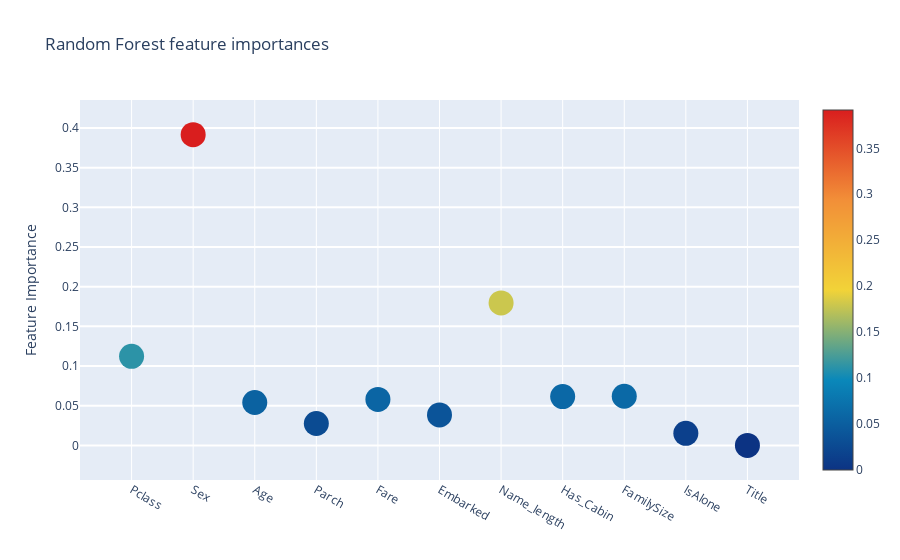
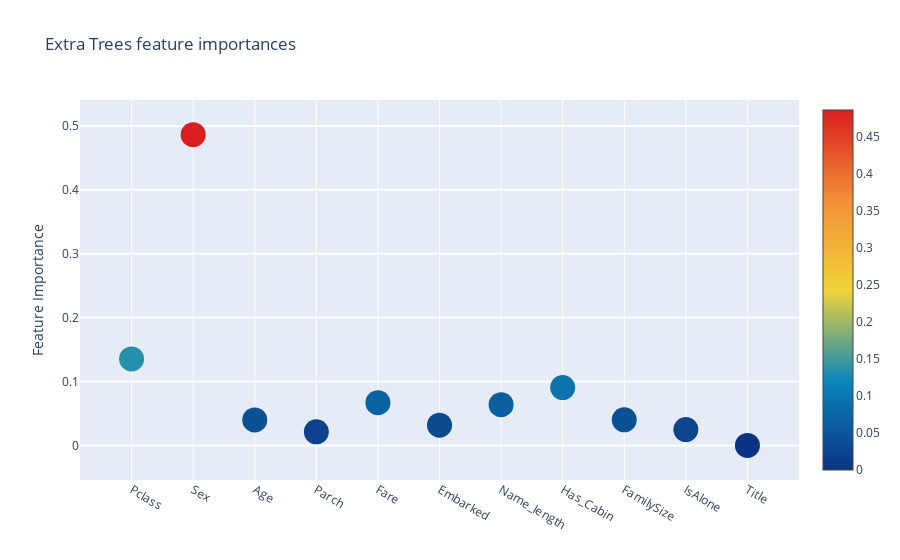
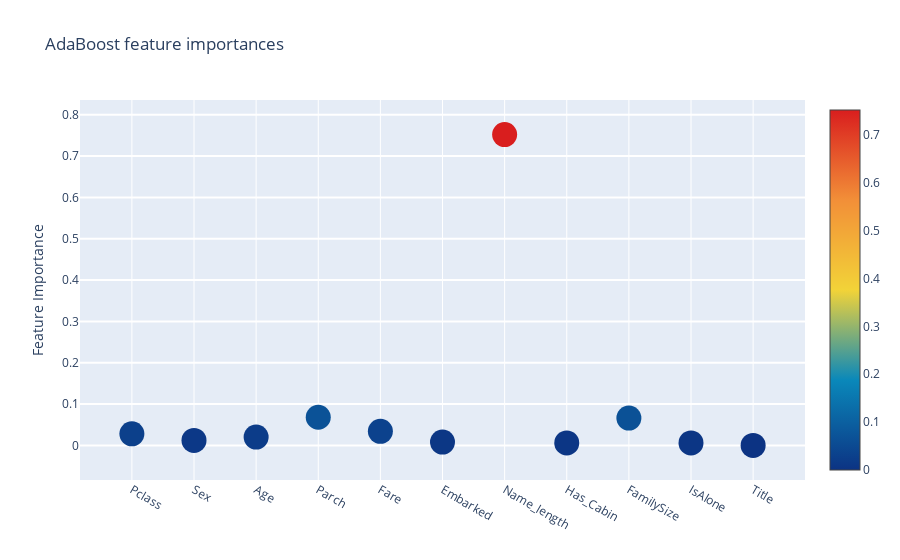
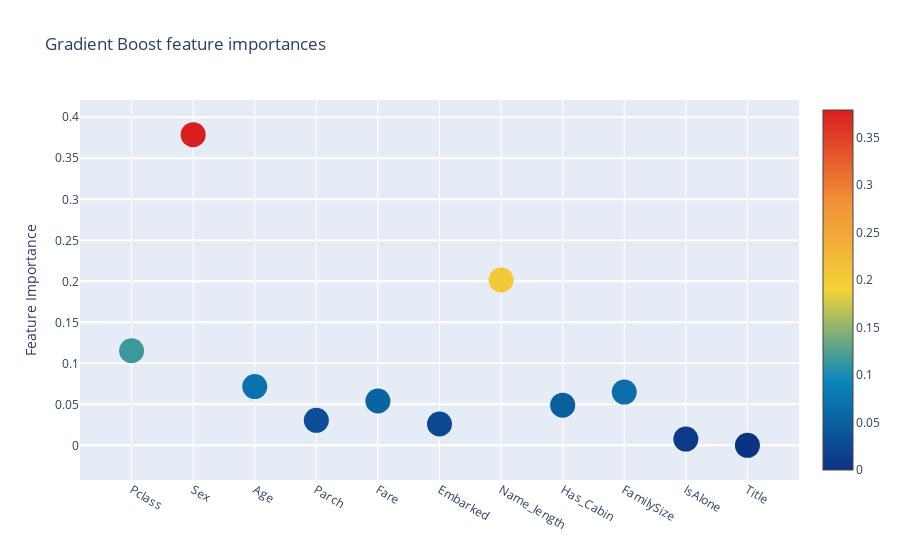

Write notebook code for charts like these, in order.
### Code cell
# # Scatter plot
# trace = go.Scatter(
#     y = feature_dataframe['Random Forest feature importances'].values,
#     x = feature_dataframe['features'].values,
#     mode='markers',
#     marker=dict(
#         sizemode='diameter',
#         sizeref=1,
#         size=25,
#         # size=feature_dataframe['AdaBoost feature importances'].values,
#         # color=np.random.randn(500), # set color equal to a variable
#         color=feature_dataframe['Random Forest feature importances'].values,
#         colorscale='Portland',
#         showscale=True
#     ),
#     text=feature_dataframe['features'].values
# )
# data = [trace]

# layout = go.Layout(
#     autosize=True,
#     title='Random Forest Feature Importance',
#     hovermode='closest',
#     # xaxis=dict(
#     #     tilte='Pop',
#     #     ticklen=5,
#     #     zeroline=False,
#     #     gridwidth=2
#     # ),
#     yaxis=dict(
#         title='Feature Importance',
#         ticklen=5,
#         gridwidth=2
#     ),
#     showlegend=False
# )
# fig = go.Figure(data=data, layout=layout)
# py.iplot(fig, filename='scatter2010')

# # Scatter plot
# trace = go.Scatter(
#     y=feature_dataframe['Extra Trees feature importances'].values,
#     x=feature_dataframe['features'].values,
#     mode='markers',
#     marker=dict(
#         sizemode='diameter',
#         sizeref=1,
#         size=25,
#         # size=feature_dataframe['AdaBoost feature importances'].values,
#         # color=np.random.randn(500), # set color equal to a variable
#         color=feature_dataframe['Extra Trees feature importances'].values,
#         colorscale='Portland',
#         showscale=True
#     ),
#     text=feature_dataframe['features'].values
# )
# data = [trace]

# layout = go.Layout(
#     autosize=True,
#     title='Extra Trees Feature Importance',
#     hovermode='closest',
#     # xaxis=dict(
#     #     tilte='Pop',
#     #     ticklen=5,
#     #     zeroline=False,
#     #     gridwidth=2
#     # ),
#     yaxis=dict(
#         title='Feature Importance',
#         ticklen=5,
#         gridwidth=2
#     ),
#     showlegend=False
# )
# fig = go.Figure(data=data, layout=layout)
# py.iplot(fig, filename='scatter2010')

# # Scatter plot
# trace = go.Scatter(
#     y=feature_dataframe['AdaBoost feature importances'].values,
#     x=feature_dataframe['features'].values,
#     mode='markers',
#     marker=dict(
#         sizemode='diameter',
#         sizeref=1,
#         size=25,
#         # size=feature_dataframe['AdaBoost feature importances'].values,
#         # color=np.random.randn(500), # set color equal to a variable
#         color=feature_dataframe['AdaBoost feature importances'].values,
#         colorscale='Portland',
#         showscale=True
#     ),
#     text=feature_dataframe['features'].values
# )
# data = [trace]

# layout = go.Layout(
#     autosize=True,
#     title='AdaBoost Feature Importance',
#     hovermode='closest',
#     # xaxis=dict(
#     #     tilte='Pop',
#     #     ticklen=5,
#     #     zeroline=False,
#     #     gridwidth=2
#     # ),
#     yaxis=dict(
#         title='Feature Importance',
#         ticklen=5,
#         gridwidth=2
#     ),
#     showlegend=False
# )
# fig = go.Figure(data=data, layout=layout)
# py.iplot(fig, filename='scatter2010')

# # Scatter plot
# trace = go.Scatter(
#     y=feature_dataframe['Gradient Boost feature importances'].values,
#     x=feature_dataframe['features'].values,
#     mode='markers',
#     marker=dict(
#         sizemode='diameter',
#         sizeref=1,
#         size=25,
#         # size=feature_dataframe['AdaBoost feature importances'].values,
#         # color=np.random.randn(500), # set color equal to a variable
#         color=feature_dataframe['Gradient Boost feature importances'].values,
#         colorscale='Portland',
#         showscale=True
#     ),
#     text=feature_dataframe['features'].values
# )
# data = [trace]

# layout = go.Layout(
#     autosize=True,
#     title='Gradient Boosting Feature Importance',
#     hovermode='closest',
#     # xaxis=dict(
#     #     tilte='Pop',
#     #     ticklen=5,
#     #     zeroline=False,
#     #     gridwidth=2
#     # ),
#     yaxis=dict(
#         title='Feature Importance',
#         ticklen=5,
#         gridwidth=2
#     ),
#     showlegend=False
# )
# fig = go.Figure(data=data, layout=layout)
# py.iplot(fig, filename='scatter2010')


###################################################
# 상기 내용 반복문 작성
for col in feature_dataframe.columns[1:]:
    # Scatter plot
    trace = go.Scatter(
        y = feature_dataframe[col].values,
        x = feature_dataframe['features'].values,
        mode='markers',
        marker=dict(
            sizemode='diameter',
            sizeref=1,
            size=25,
            color=feature_dataframe[col].values,
            colorscale='Portland',
            showscale=True
        ),
        text=feature_dataframe['features'].values
    )
    data = [trace]

    layout = go.Layout(
        autosize=True,
        title=col,
        hovermode='closest',
        yaxis=dict(
            title='Feature Importance',
            ticklen=5,
            gridwidth=2
        ),
        showlegend=False
    )
    fig = go.Figure(data=data, layout=layout)
    py.iplot(fig, filename='scatter2010')

### Figure 1 — Plotly figure (JSON) as saved in the notebook; plotly's stock layout.template omitted (floating-point values rounded to 4 significant figures)
{"data": [{"marker": {"color": [0.1122, 0.3917, 0.05404, 0.02755, 0.0579, 0.03841, 0.1796, 0.06152, 0.06191, 0.01519, 0], "colorscale": [[0, "rgb(12,51,131)"], [0.25, "rgb(10,136,186)"], [0.5, "rgb(242,211,56)"], [0.75, "rgb(242,143,56)"], [1, "rgb(217,30,30)"]], "showscale": true, "size": 25, "sizemode": "diameter", "sizeref": 1}, "mode": "markers", "text": ["Pclass", "Sex", "Age", "Parch", "Fare", "Embarked", "Name_length", "Has_Cabin", "FamilySize", "IsAlone", "Title"], "type": "scatter", "x": ["Pclass", "Sex", "Age", "Parch", "Fare", "Embarked", "Name_length", "Has_Cabin", "FamilySize", "IsAlone", "Title"], "y": [0.1122, 0.3917, 0.05404, 0.02755, 0.0579, 0.03841, 0.1796, 0.06152, 0.06191, 0.01519, 0]}], "layout": {"autosize": true, "hovermode": "closest", "showlegend": false, "title": {"text": "Random Forest feature importances"}, "yaxis": {"gridwidth": 2, "ticklen": 5, "title": {"text": "Feature Importance"}}}}

### Figure 2 — Plotly figure (JSON) as saved in the notebook; plotly's stock layout.template omitted (floating-point values rounded to 4 significant figures)
{"data": [{"marker": {"color": [0.1353, 0.4863, 0.03986, 0.02116, 0.06688, 0.03165, 0.06373, 0.09047, 0.03993, 0.02475, 0], "colorscale": [[0, "rgb(12,51,131)"], [0.25, "rgb(10,136,186)"], [0.5, "rgb(242,211,56)"], [0.75, "rgb(242,143,56)"], [1, "rgb(217,30,30)"]], "showscale": true, "size": 25, "sizemode": "diameter", "sizeref": 1}, "mode": "markers", "text": ["Pclass", "Sex", "Age", "Parch", "Fare", "Embarked", "Name_length", "Has_Cabin", "FamilySize", "IsAlone", "Title"], "type": "scatter", "x": ["Pclass", "Sex", "Age", "Parch", "Fare", "Embarked", "Name_length", "Has_Cabin", "FamilySize", "IsAlone", "Title"], "y": [0.1353, 0.4863, 0.03986, 0.02116, 0.06688, 0.03165, 0.06373, 0.09047, 0.03993, 0.02475, 0]}], "layout": {"autosize": true, "hovermode": "closest", "showlegend": false, "title": {"text": "Extra Trees feature importances"}, "yaxis": {"gridwidth": 2, "ticklen": 5, "title": {"text": "Feature Importance"}}}}

### Figure 3 — Plotly figure (JSON) as saved in the notebook; plotly's stock layout.template omitted (floating-point values rounded to 4 significant figures)
{"data": [{"marker": {"color": [0.028, 0.012, 0.02, 0.068, 0.034, 0.008, 0.752, 0.006, 0.066, 0.006, 0], "colorscale": [[0, "rgb(12,51,131)"], [0.25, "rgb(10,136,186)"], [0.5, "rgb(242,211,56)"], [0.75, "rgb(242,143,56)"], [1, "rgb(217,30,30)"]], "showscale": true, "size": 25, "sizemode": "diameter", "sizeref": 1}, "mode": "markers", "text": ["Pclass", "Sex", "Age", "Parch", "Fare", "Embarked", "Name_length", "Has_Cabin", "FamilySize", "IsAlone", "Title"], "type": "scatter", "x": ["Pclass", "Sex", "Age", "Parch", "Fare", "Embarked", "Name_length", "Has_Cabin", "FamilySize", "IsAlone", "Title"], "y": [0.028, 0.012, 0.02, 0.068, 0.034, 0.008, 0.752, 0.006, 0.066, 0.006, 0]}], "layout": {"autosize": true, "hovermode": "closest", "showlegend": false, "title": {"text": "AdaBoost feature importances"}, "yaxis": {"gridwidth": 2, "ticklen": 5, "title": {"text": "Feature Importance"}}}}

### Figure 4 — Plotly figure (JSON) as saved in the notebook; plotly's stock layout.template omitted (floating-point values rounded to 4 significant figures)
{"data": [{"marker": {"color": [0.1154, 0.3789, 0.07165, 0.03058, 0.05408, 0.0261, 0.2017, 0.049, 0.06495, 0.007634, 0], "colorscale": [[0, "rgb(12,51,131)"], [0.25, "rgb(10,136,186)"], [0.5, "rgb(242,211,56)"], [0.75, "rgb(242,143,56)"], [1, "rgb(217,30,30)"]], "showscale": true, "size": 25, "sizemode": "diameter", "sizeref": 1}, "mode": "markers", "text": ["Pclass", "Sex", "Age", "Parch", "Fare", "Embarked", "Name_length", "Has_Cabin", "FamilySize", "IsAlone", "Title"], "type": "scatter", "x": ["Pclass", "Sex", "Age", "Parch", "Fare", "Embarked", "Name_length", "Has_Cabin", "FamilySize", "IsAlone", "Title"], "y": [0.1154, 0.3789, 0.07165, 0.03058, 0.05408, 0.0261, 0.2017, 0.049, 0.06495, 0.007634, 0]}], "layout": {"autosize": true, "hovermode": "closest", "showlegend": false, "title": {"text": "Gradient Boost feature importances"}, "yaxis": {"gridwidth": 2, "ticklen": 5, "title": {"text": "Feature Importance"}}}}
